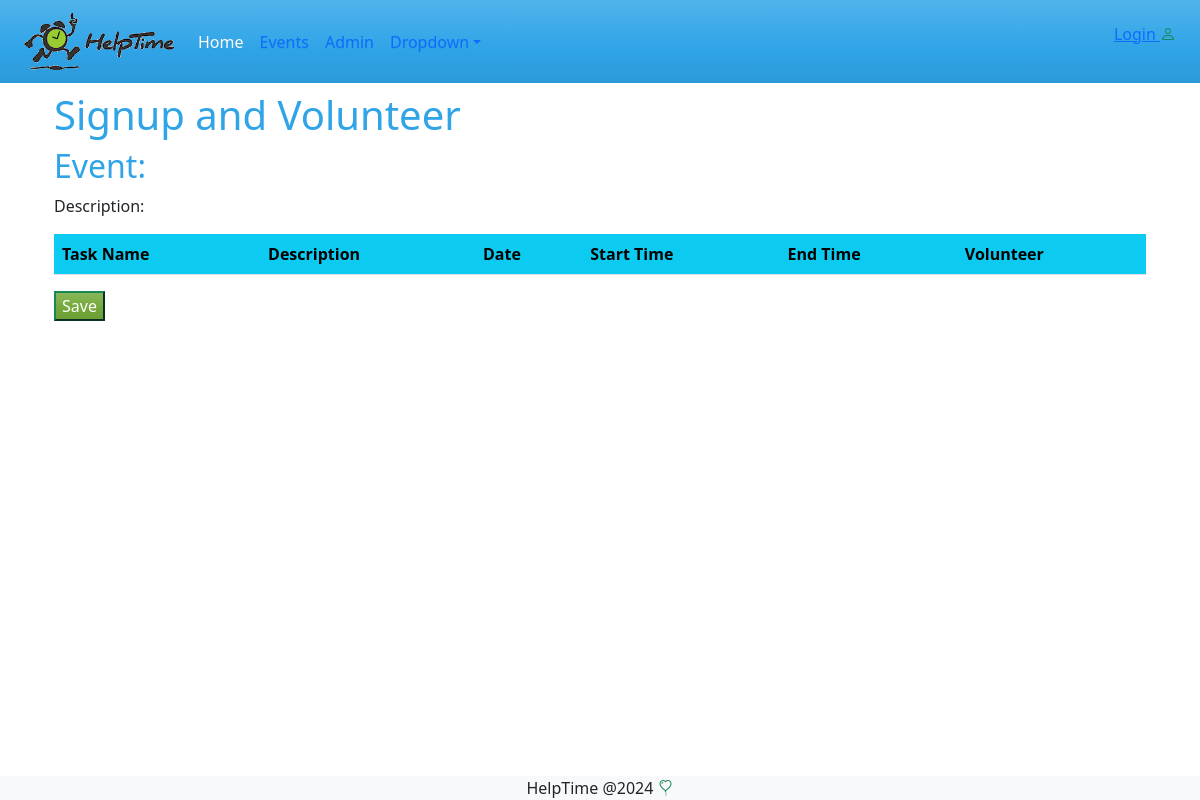
The app's page /events/volunteer/30, older data.
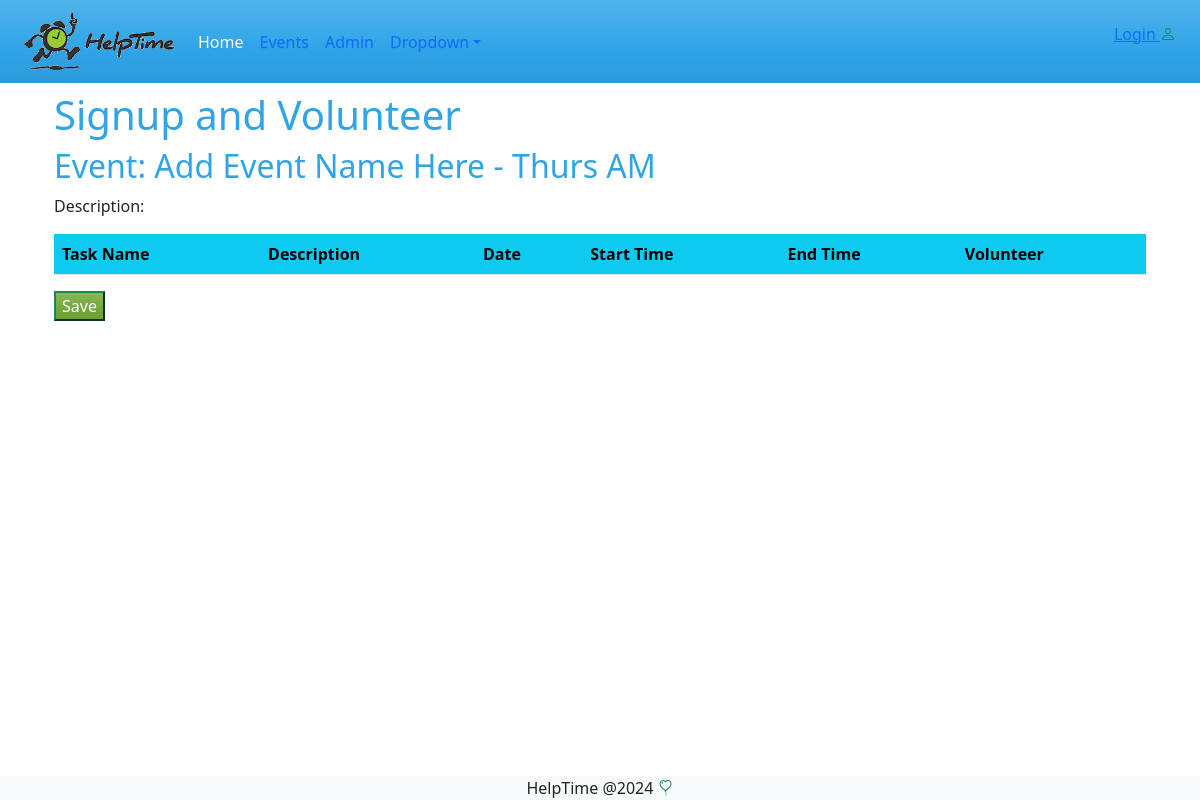
The same page, newer data.
### events/models.py (models this page shows, shortened)
class Event(models.Model):
    reminder_days_choice = models.TextChoices('days', '1 2 3 4 5 6 7')
    name = models.CharField(max_length=200, verbose_name='Event Name' )
    description = models.TextField(max_length=200, verbose_name='Event Description', blank=True)
    organization = models.CharField(max_length=100, verbose_name='Organization Name', blank=True )
    primery_contact = models.CharField(max_length=100, verbose_name='Primary Contact', blank=True)
    alternate_contact = models.CharField(max_length=100, verbose_name='Alt Contact', blank=True)
    hide_names = models.BooleanField(default=False, verbose_name='Hide Volunteer Names', blank=True)
    reminder_days = models.CharField(max_length=5, choices=reminder_days_choice, verbose_name='Days to remind in advance', default=7)
    created_by = models.ForeignKey(User, on_delete=models.SET_NULL, null=True, blank=True)
    created_at = models.DateTimeField(auto_now_add=True, null=True, blank=True)
    updated_at = models.DateTimeField(auto_now=True, blank=True, null=True)

### events/views.py (the view, shortened to what this page needs)
# urls.py: path("volunteer/<int:pk>", views.volunteer, name="volunteer")
def volunteer(request,pk):
    tasks = Task.objects.filter(event_id=pk)
    events = Event.objects.filter(id=pk)
    event_id = pk
    form = TaskForm()
    form.volunteer = "tru"
    return render(request, 'events/volunteer.html', { 'tasks': tasks , 'events' : events, 'form':form})

### events/forms.py
class TaskForm(forms.ModelForm):
    class Meta:
        model = Task
        fields= '__all__'
        widgets = {
            'task' :  forms.TextInput(
                attrs={'placeholder': 'New Task Name'}),
            'task_date' : DateInput(),
            'start_time' : TimeInput(),
            'end_time' : TimeInput(),
        }

### events/templates/events/volunteer.html (shortened to what this page needs)
{% extends 'master.html' %}
{% block content %}
<h1>Signup and Volunteer</h1>
{% with event=events|first %}
    <h2>Event: {{ event.name }}</h2>
    <p> Description: {{ event.description }} </p>
{% endwith %}
<form method="POST" class="">
    <div class="table-responsive">
        <table class="table">
            <tr class="bg-info">
                <th>Task Name</th>
                <th>Description</th>
                <th>Date</th>
                <th>Start Time</th>
                <th>End Time</th>
                <th>Volunteer</th>
            </tr>
        </table>
    </div>
    <input type="submit" value="Save" class="btn-success" />
</form>
{% endblock %}

Row changes from the older to the newer data that the page shows:
added Event: name "Add Event Name Here - Thurs AM"
